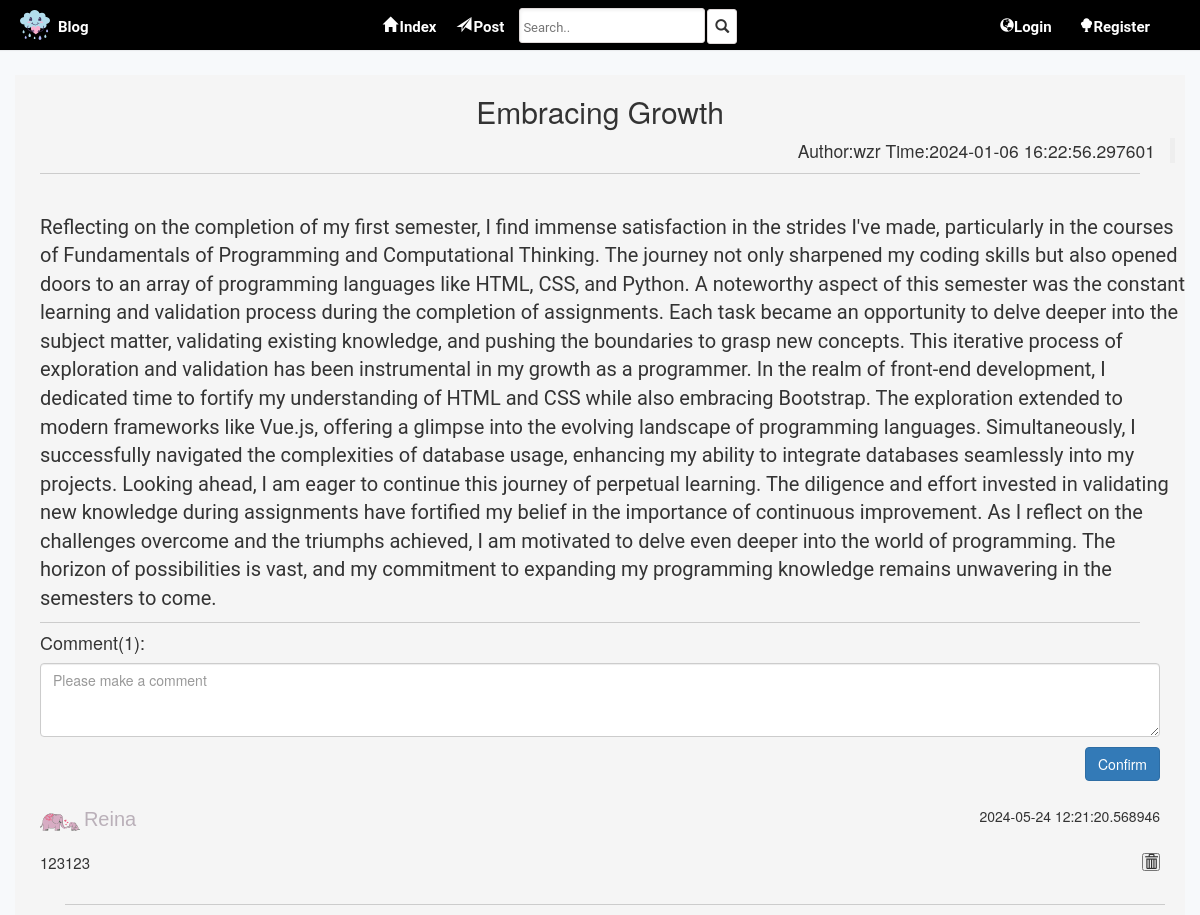
Screenshot of /qa/detail/3 with the database file from the repository.
### models.py (models this page shows)
class PostModel(db.Model):
    __tablename__ = "post"
    id = db.Column(db.Integer, primary_key=True, autoincrement=True)
    title = db.Column(db.String(100), nullable=False)
    content = db.Column(db.Text, nullable=False)
    create_time = db.Column(db.DateTime, default=datetime.now)
    author_id = db.Column(db.Integer, db.ForeignKey("user.id"))
    author = db.relationship(UserModel, backref="posts")

class UserModel(db.Model):
    __tablename__ = "user"
    id = db.Column(db.Integer, primary_key=True, autoincrement=True)
    username = db.Column(db.String(100), nullable=False)
    password = db.Column(db.String(255), nullable=False)
    email = db.Column(db.String(100), nullable=False, unique=True)
    join_time = db.Column(db.DateTime, default=datetime.now())

class CommentModel(db.Model):
    __tablename__ = "comment"
    id = db.Column(db.Integer, primary_key=True, autoincrement=True)
    content = db.Column(db.Text, nullable=False)
    create_time = db.Column(db.DateTime, default=datetime.now)
    post_id = db.Column(db.Integer, db.ForeignKey("post.id"))
    author_id = db.Column(db.Integer, db.ForeignKey("user.id"))
    post = db.relationship(PostModel, backref=db.backref("comments", order_by=create_time.desc()))
    author = db.relationship(UserModel, backref="comments")

### blueprints/qa.py (the view)
@bp.route("/qa/detail/<ep_id>")
def qa_detail(ep_id):
    post = PostModel.query.get(ep_id)
    return render_template("experience_detail.html", post=post, ep_id=ep_id)

### app.py (called while the page is built)
@app.before_request
def my_before_request():
    user_id = session.get("user_id")
    if user_id:
        user = UserModel.query.get(user_id)
        setattr(g, "user", user)
    else:
        setattr(g, "user", None)

@app.context_processor
def my_context_processor():
    return {"user": g.user}

### templates/experience_detail.html (shortened to what this page needs)
{% extends "base.html" %}
{% block header %}
    <link rel="stylesheet" href="https://cdn.jsdelivr.net/npm/bootstrap@3.4.1/dist/css/bootstrap.min.css">
    <link rel="stylesheet" href="../static/css/login-css.css">
    <link rel="stylesheet" href="{{ url_for('static', filename='header.css')}}">
    <link rel="stylesheet" href="{{ url_for('static', filename='exp_detail-css.css')}}">
{% endblock %}
{% block body %}
    <div class="container">
        <div class="row" style="background-color: whitesmoke" id="mainpart">
            <div class="col-10">
                <div class="title-part">
                    <h2 class="detail-title">{{ post.title }}</h2>
                    <blockquote class="blockquote-reverse" id="author">Author:{{ post.author.username }} Time:{{ post.create_time }}</blockquote>
                </div>
                <div class="separator"></div>
                <div class="detail-content">
                <span class="post-content">
                    {{ post.content }}
                </span>
                </div>
                <div class="separator"></div>
                <form method="post" action="{{ url_for('qa.publish_comment') }}">
                    <div class="comment">
                        <h4>Comment({{ post.comments|length }}):</h4>
                        <textarea class="form-control" rows="3" placeholder="Please make a comment" name="content"></textarea>
                        <button type="submit" class="btn btn-primary" id="summit">Confirm</button>
                    </div>
                </form>
                {% for comment in post.comments %}
                <div class="comment-content">
                    <img class="user-img" alt="" src="{{ url_for('static', filename='elephants.svg') }}">
                    <span class="userid"> {{ comment.author.username }}</span>
                    <span class="creat-time">{{ comment.create_time }}</span>
                    <div class="cc">
                        <p class="com-content">{{ comment.content }}</p>
                        <form method="post" action="{{ url_for('qa.delete_comment', comment_id=comment.id) }}">
                            <button type="submit" class="glyphicon glyphicon-trash" id="delete"></button>
                        </form>
                    </div>
                    <div class="separator"></div>
                </div>
                {% endfor %}
            </div>
        </div>
    </div>
{% endblock %}

### static/header.css (style rules this page uses)
* { margin: 0; padding: 0; }

### static/css/login-css.css (style rules this page uses)
body { background-color: #f7f9fb; }

### static/exp_detail-css.css (style rules this page uses)
#mainpart { margin-top: 25px; }
.title-part { margin: 10px; }
.detail-title { text-align: center; }
.separator { border-bottom: 1px solid #ccc; margin-bottom: 10px; width: 1100px; margin-left: 25px; }
.detail-content { margin-left: 25px; margin-bottom: 10px; }
.post-content { font-size: 20px; white-space: pre-line; font-family: Roboto,Arial; }
blockquote { margin-bottom: 10px; padding:0; }
.comment { margin-left: 25px; position: relative; margin-right: 25px; }
#summit { position: absolute; right: 0; margin-top: 10px; }
.comment-content { margin-left: 25px; display: block; margin-top: 60px; position: relative; }
.userid { font-family: "Helvetica", "Arial", sans-serif;; font-size: 20px; display: inline-block; color: rgba(146,130,145,0.6); }
.cc { margin-top: 5px; padding-bottom: 20px; position: relative; }
.com-content { font-size: 15px; display: inline-block; }
.user-img { width: 40px; height: 50px; display: inline-block; }
.creat-time { position: absolute; right: 25px; top: 9px; }
#delete { display: inline-block; right: 25px; position: absolute; }

### rows the page displays
PostModel: title "Embracing Growth", create_time "2024-01-06 16:22:56.297601", content "Reflecting on the completion of my first semester, I find immense satisfaction in the strides I've made, particularly in the courses of Fundamentals of Programming and Computational Thinking. The journey not only sharpened my coding skills but also opened doors to an array of programming languages like HTML, CSS, and Python. A noteworthy aspect of this semester was the constant learning and validation process during the completion of assignments. Each task became an opportunity to delve deeper into the subject matter, validating existing knowledge, and pushing the boundaries to grasp new concepts. This iterative process of exploration and validation has been instrumental in my growth as a…"
UserModel: author.username "wzr"
CommentModel: author.username "Reina", create_time "2024-05-24 12:21:20.568946", content "123123"

### other values shown
{{ post.comments|length }} "1"
